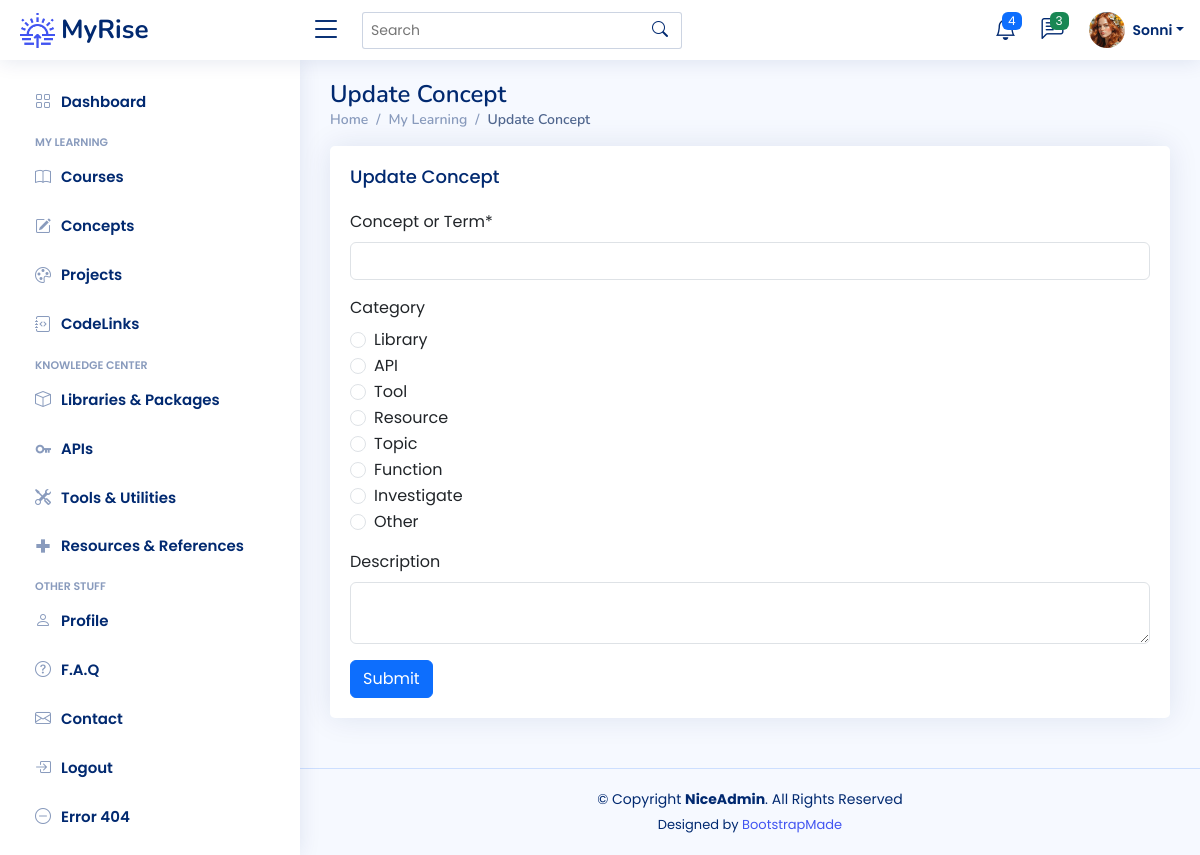
/concepts/137/update (signed in), run on an earlier commit of the app's database.
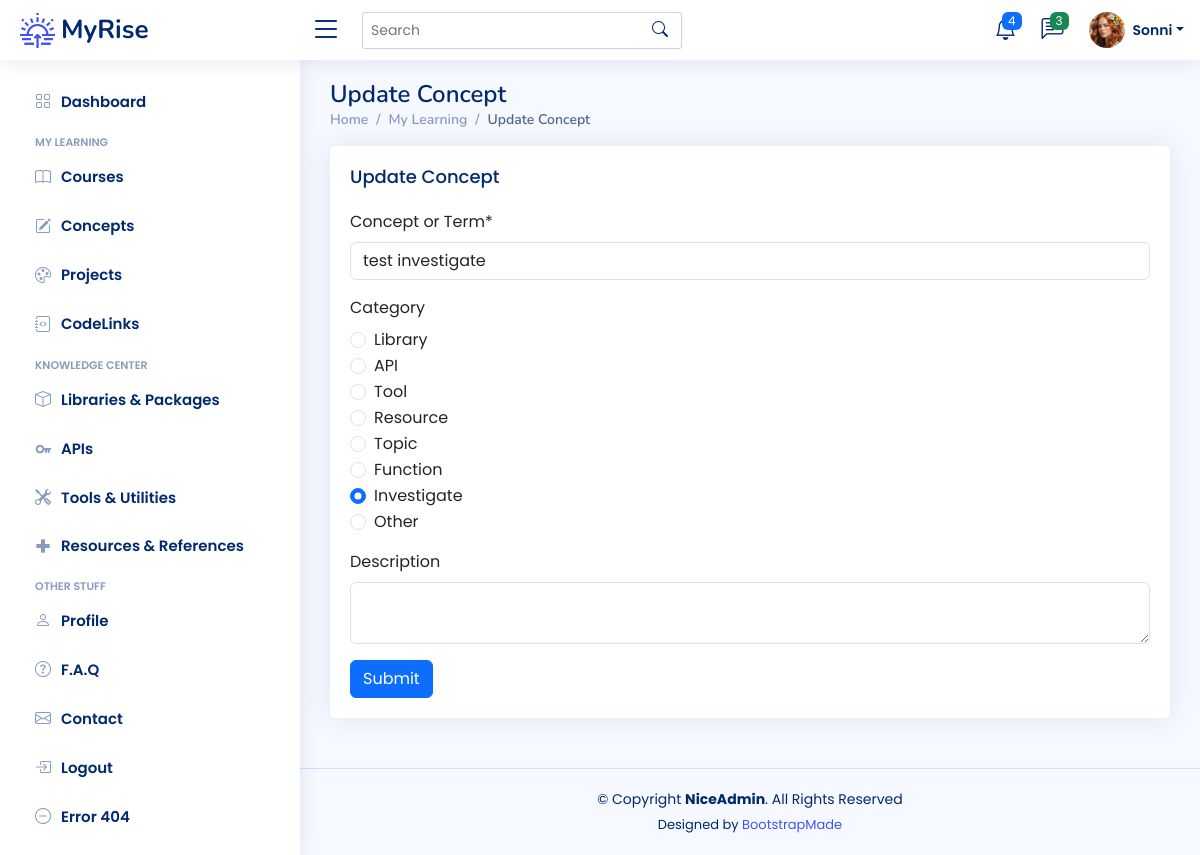
And on a later commit of the database.
### app/models.py (models this page shows)
class Concept(db.Model):
    __tablename__ = "concepts"
    id: Mapped[int] = mapped_column(Integer, primary_key=True)
    concept_term: Mapped[str] = mapped_column(String(50), nullable=False)
    category: Mapped[str] = mapped_column(String(100), nullable=True)
    description: Mapped[str] = mapped_column(Text, nullable=True)
    date_added: Mapped[datetime.date] = mapped_column(Date, nullable=False)

### app/routes.py (the view, shortened to what this page needs)
@app.route('/concepts/<int:num>/update', methods=["GET", "POST"])
@login_required
def update_concept(num):
    concept_to_update = db.session.execute(db.select(Concept).where(Concept.id == num)).scalar()
    form = NewConceptForm(obj=concept_to_update)
    return render_template('update.html', form=form, object="Concept")

### app/forms.py
class NewConceptForm(FlaskForm):
    concept_term = StringField("Concept or Term*", validators=[InputRequired()])
    category = RadioField("Category",
                           choices=[
                               ('library', 'Library'),
                               ('api', 'API'),
                               ('tool', 'Tool'),
                               ('resource', 'Resource'),
                               ('topic', 'Topic'),
                               ('function', 'Function'),
                               ('research', 'Investigate'),
                               ('other', 'Other'),
                           ], coerce=str)
    description = TextAreaField("Description")
    submit = SubmitField("Submit")

### app/models.py (called while the page is built)
@login_manager.user_loader
def load_user(user_id):
    return db.get_or_404(User, user_id)

### app/templates/update.html (shortened to what this page needs)
{% extends 'base.html' %}
{% from 'bootstrap5/form.html' import render_form %}
{% block content %}
	<main id="main" class="main">
    <div class="pagetitle">
      <h1>Update {{ object }}</h1>
      <nav>
        <ol class="breadcrumb">
          <li class="breadcrumb-item"><a href="index.html">Home</a></li>
          <li class="breadcrumb-item">My Learning</li>
          <li class="breadcrumb-item active">Update {{ object }}</li>
        </ol>
      </nav>
    </div>
	 <div class="card">
		<div class="card-body">
		  <h5 class="card-title">Update {{ object }}</h5>
			{{ render_form(form, novalidate=True) }}
		</div>
	 </div>
	</main>
{% endblock %}

What changed in the data, as far as the page shows it:
added Concept: concept_term "test investigate", category "☐ Library ☐ API ☐ Tool ☐ Resource ☐ Topic ☐ Function ☑ Investigate ☐ Other"
Also different on the page:
form field category: "☐ Library ☐ API ☐ Tool ☐ Resource ☐ Topic ☐ Function ☐ Investigate ☐ Other" → (not shown)
